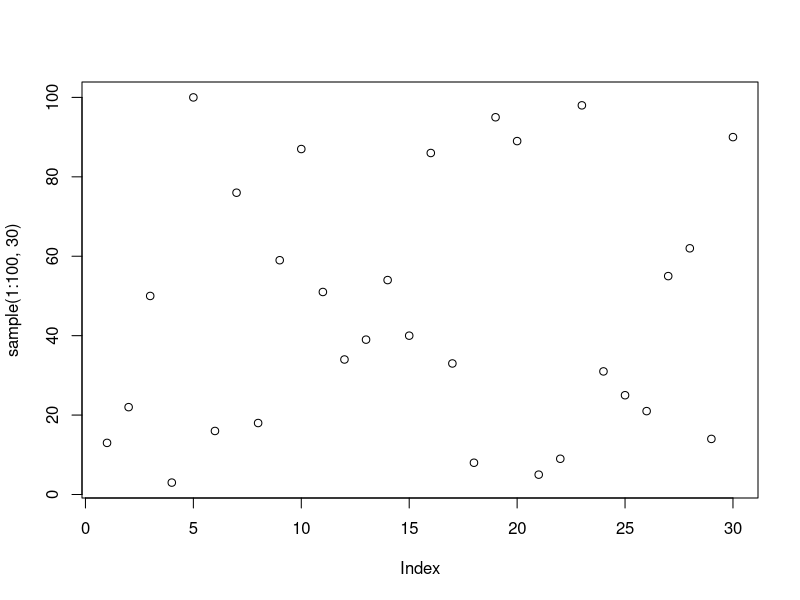

Write R code to recreate this figure.
## ---- chunk 1
1 + 1
## ---- chunk 2
plot(sample(1:100, 30))
